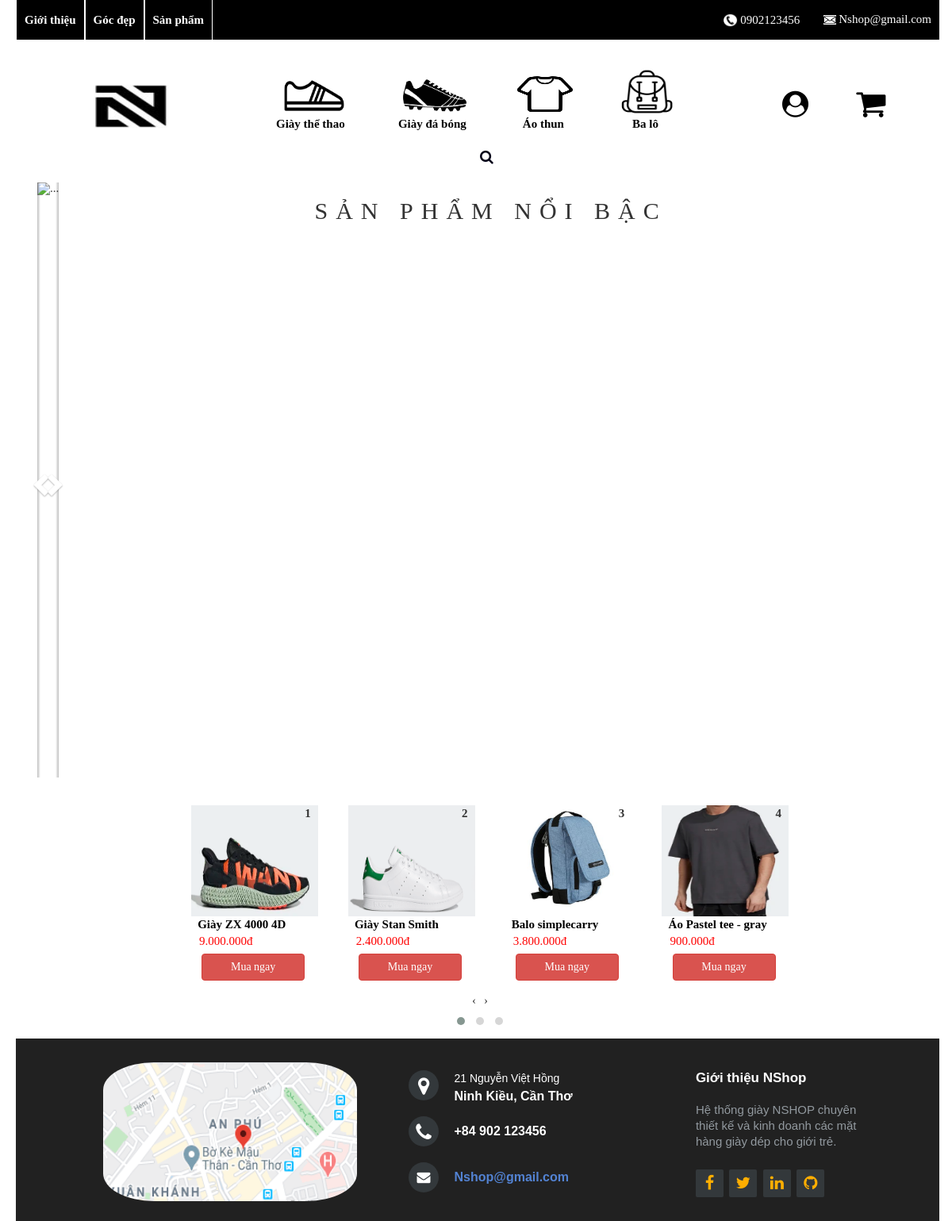
The page / on the database its author committed.
### tables this page shows
CREATE TABLE `products` (
  `id` int(5) NOT NULL,
  `name` varchar(50) DEFAULT NULL,
  `price` int(50) DEFAULT NULL,
  `quantum` int(50) DEFAULT NULL,
  `image` varchar(50) DEFAULT NULL,
  `idKind` varchar(10) DEFAULT NULL,
  `color` varchar(10) DEFAULT NULL
);

### highlightproducts.php (the view)
<?php
	 $sql_highlight = "SELECT products.image, products.id, products.name,products.price, sum(d.quantum) as sum
	 FROM detailorders as d
     INNER JOIN products ON products.id=d.idproduct
     INNER JOIN orders ON d.idorders = orders.id
	 where status !=3
	 GROUP BY NAME
	 ORDER BY `sum` DESC
	 LIMIT 10";
	 $result_highlight = $connect->query($sql_highlight);
	 $stt = 1;
	 while($row = $result_highlight->fetch_assoc()){
 ?>
	 <div class="item itemHL">
	   <a style="color: black; text-decoration: none;" href="index.php?view=detail&id=<?php echo $row['id']; ?>">
	    <img style="width: 160px; height: 140px; margin-left: 4%" src="<?php echo $row['image']; ?>">
	    <p> <b><?php echo '&emsp;' . $row['name'];  ?></b> </p>
	    <div class="tien"> <?php echo number_format($row['price'], 0, '','.') .'đ'; ?></div>
	    <a id="ap" href="index.php?view=detail&id=<?php echo $row['id']; ?>">&emsp;<button type="button" class="btn btn-danger">Mua ngay</button></a>
	    <span id="sttHL"><?php echo $stt;?></span>
	   </a>
	  </div>
	<?php
     	$stt++;}
    ?>

### style.css (style rules this page uses)
html body { font-family: Tahoma; font-size: 15px; padding: 0; margin: 0 ; }
.tien { margin-top:-10px; margin-left: 10%; color: #ff0000; z-index: -1px; }
.btn-danger { margin-top: 4px; margin-left: 5px; width: 130px; }
#ap { text-decoration: none; }
div.itemHL { margin-left: 10%; }
span#sttHL { font-weight: bold; position: absolute; top: 0; z-index: 100; }

### rows shown on the page
products: image (picture), name "Giày ZX 4000 4D", price "9.000.000"
products: image (picture), name "Giày Stan Smith", price "2.400.000"
products: image (picture), name "Balo simplecarry", price "3.800.000"
products: image (picture), name "Áo Pastel tee - gray", price "900.000"
